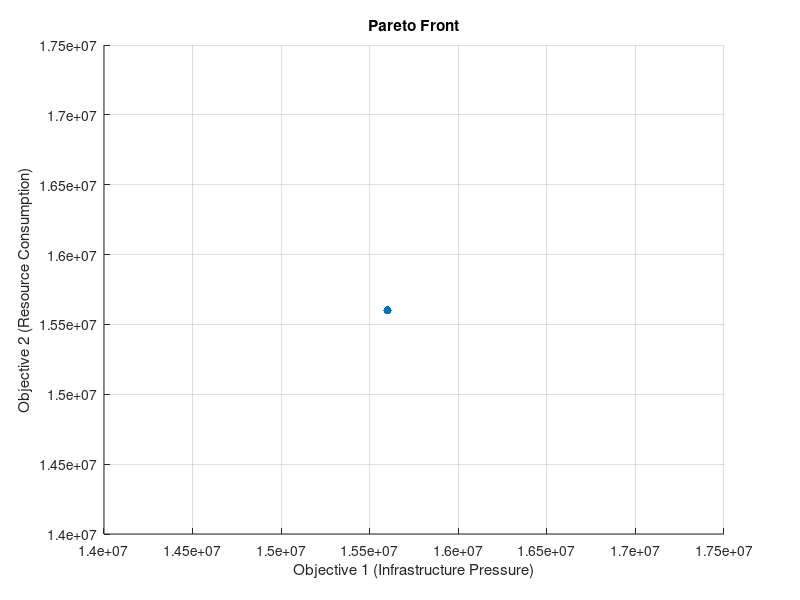
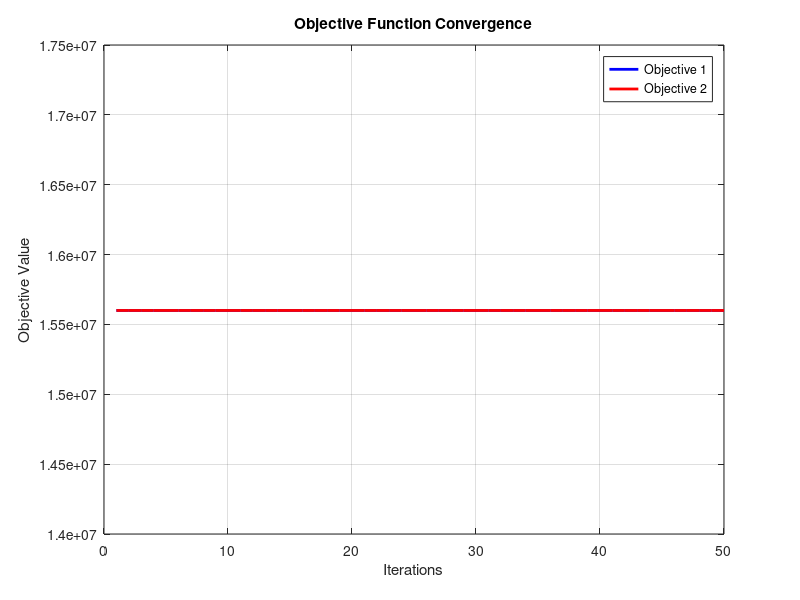
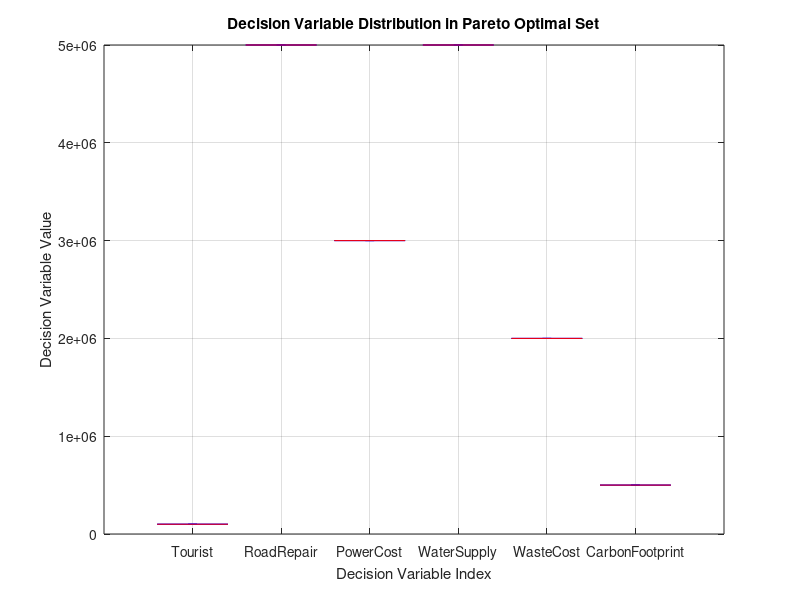
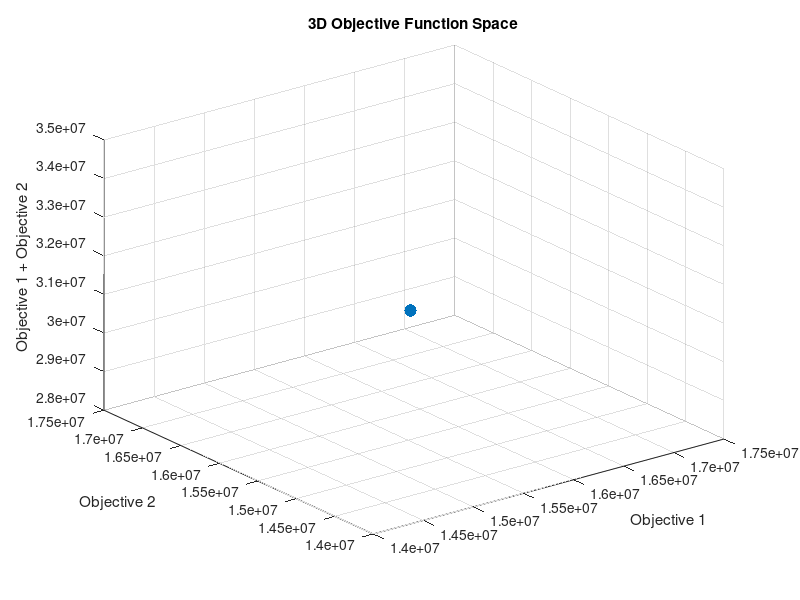

Reproduce these figures in MATLAB, in order.
% 假设的决策变量范围
tourist_range = [100000, 300000];  % 游客数量范围：10万到30万
road_repair_range = [5000000, 20000000];  % 道路维修费范围：500万到2000万美元
power_cost_range = [3000000, 15000000];  % 电力供应成本范围：300万到1500万美元
water_supply_range = [5000000, 20000000];  % 饮用水供应范围：500万到2000万加仑
waste_cost_range = [2000000, 10000000];  % 废物处理成本范围：200万到1000万美元
carbon_footprint_range = [500000, 2000000];  % 碳足迹范围：50万到200万吨

% 粒子群初始化
num_particles = 50;
num_dimensions = 6;  % 6个决策变量
max_iter = 50;  % 最大迭代次数

% 约束范围
ranges = [
    tourist_range;
    road_repair_range;
    power_cost_range;
    water_supply_range;
    waste_cost_range;
    carbon_footprint_range
];

% 粒子初始化
positions = rand(num_particles, num_dimensions) .* (ranges(:,2)' - ranges(:,1)') + ranges(:,1)';
velocities = rand(num_particles, num_dimensions) * 0.1;

% 粒子群适应度计算
function [f1, f2] = objective_function(positions)
    tourist = positions(:,1);
    road_repair = positions(:,2);
    power_cost = positions(:,3);
    water_supply = positions(:,4);
    waste_cost = positions(:,5);
    carbon_footprint = positions(:,6);

    % 目标函数1：基础设施压力（加权和）
    f1 = tourist + road_repair + power_cost;

    % 目标函数2：资源消耗（加权和）
    f2 = water_supply + waste_cost + carbon_footprint;
end

% 粒子群更新
w = 0.5;  % 惯性权重
phi1 = 2; % 个体学习因子
phi2 = 2; % 社会学习因子

% 初始化全局和个体最优解
pbest = positions;  % 每个粒子的最佳位置
gbest = positions(1,:);  % 全局最佳位置
pbest_fitness = inf(num_particles, 1);
gbest_fitness = inf;

% 迭代过程
for iter = 1:max_iter
    for i = 1:num_particles
        [f1, f2] = objective_function(positions(i,:));
        fitness = f1 + f2;  % 适应度是两个目标函数的加权和
        if fitness < pbest_fitness(i)
            pbest(i,:) = positions(i,:);  % 更新个体最优解
            pbest_fitness(i) = fitness;
        end
        if fitness < gbest_fitness
            gbest = positions(i,:);  % 更新全局最优解
            gbest_fitness = fitness;
        end
    end
    
    % 更新粒子速度和位置
    for i = 1:num_particles
        velocities(i,:) = w * velocities(i,:) + phi1 * rand * (pbest(i,:) - positions(i,:)) + phi2 * rand * (gbest - positions(i,:));
        positions(i,:) = positions(i,:) + velocities(i,:);
        
        % 保证粒子在约束范围内
        positions(i,:) = max(positions(i,:), ranges(:,1)');
        positions(i,:) = min(positions(i,:), ranges(:,2)');
    end
end

% 输出最优解
disp('最优解的决策变量和目标值：');
disp(gbest);
[f1_opt, f2_opt] = objective_function(gbest);
disp(['最优解目标1: ', num2str(f1_opt)]);
disp(['最优解目标2: ', num2str(f2_opt)]);

% 可视化结果
% 1. Pareto前沿
f1_values = pbest_fitness;
f2_values = pbest_fitness;

figure;
scatter(f1_values, f2_values, 'filled');
xlabel('Objective 1 (Infrastructure Pressure)');
ylabel('Objective 2 (Resource Consumption)');
title('Pareto Front');
grid on;

% 2. 目标函数收敛曲线
iterations = 1:max_iter;
figure;
plot(iterations, f1_values, 'b-', 'LineWidth', 2, 'DisplayName', 'Objective 1');
hold on;
plot(iterations, f2_values, 'r-', 'LineWidth', 2, 'DisplayName', 'Objective 2');
xlabel('Iterations');
ylabel('Objective Value');
legend('show');
title('Objective Function Convergence');
grid on;

% 3. 决策变量分布（箱形图）
decision_variables = positions;
figure;
boxplot(decision_variables, 'Labels', {'Tourist', 'RoadRepair', 'PowerCost', 'WaterSupply', 'WasteCost', 'CarbonFootprint'});
xlabel('Decision Variable Index');
ylabel('Decision Variable Value');
title('Decision Variable Distribution in Pareto Optimal Set');
grid on;

% 4. 目标函数3D可视化
figure;
scatter3(f1_values, f2_values, f1_values + f2_values, 80, 'filled'); % 示例为目标1、目标2和其和
xlabel('Objective 1');
ylabel('Objective 2');
zlabel('Objective 1 + Objective 2');
title('3D Objective Function Space');
grid on;
